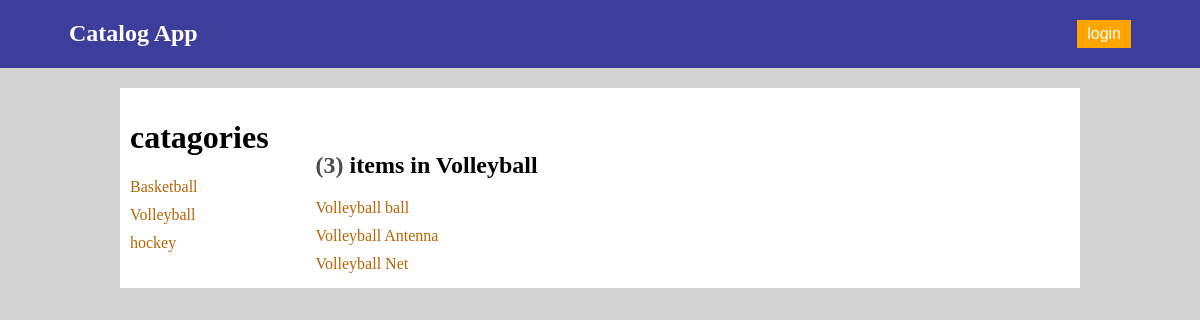
Before: /catalog/Volleyball/items with the older database file.
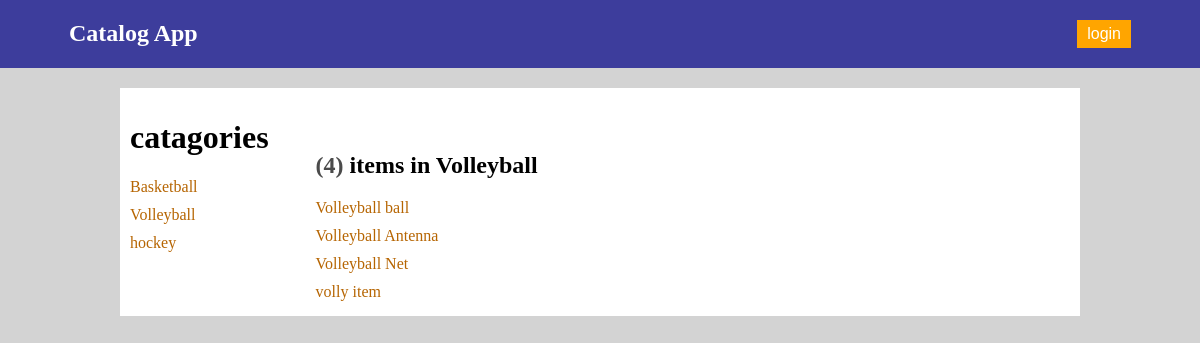
After: the same page with the newer database file.
### db_setup.py (models this page shows, shortened)
class Category(Base):
    __tablename__ = 'category'
    id = Column(Integer, primary_key=True)
    name = Column(String(100), nullable=False)

class CatItem(Base):
    __tablename__ = 'cat_item'
    title = Column(String(100), nullable=False)
    id = Column(Integer, primary_key=True)
    description = Column(String(1000))
    cat_id = Column(Integer, ForeignKey('category.id'))
    category = relationship(Category)
    user_id =Column(Integer,ForeignKey('user.id'), nullable=False)
    user =relationship(User)

### application.py (the view)
@app.route('/catalog/<string:category_name>/items')
def showCatItems(category_name):
    categories = session.query(Category).order_by(asc(Category.name))
    catagory = session.query(Category).filter_by(name=category_name).one()
    catItems = session.query(CatItem).filter_by(cat_id=catagory.id).all()
    not_user = True
    if 'username' in login_session:
        not_user = False
    count = len(catItems)
    return render_template("catItems.html", catItems=catItems,
                           category=catagory, categories=categories,
                           count=count, not_user=not_user,
                           login_session=login_session)

### templates/catItems.html (shortened to what this page needs)
{% extends "main.html" %}
{% block content %}
<div class="container-right">
        <h1>
            catagories
        </h1>
        {% for _category in categories %}
            <div class="row">
                    <a class="links" href = "{{url_for('showCatItems', category_name = _category.name)}}">
                        {{_category.name}}
                    </a>
            </div>
        {% endfor %}
</div>
<div>
    <h2> <span style="opacity: .7;">({{count}})</span> items in {{category.name}}</h2>
    {% for item in catItems %}
        <div class="row">
                <a class="links" href = "{{url_for('showItemDetail', category_name = category.name,item_title = item.title)}}">
                    {{item.title}}
                </a>
        </div>
    {% endfor %}
</div>
{% endblock %}

Changed rows visible on the page:
added CatItem: title "volly item"
Other visible differences:
{{ count }}: "3" → "4"
